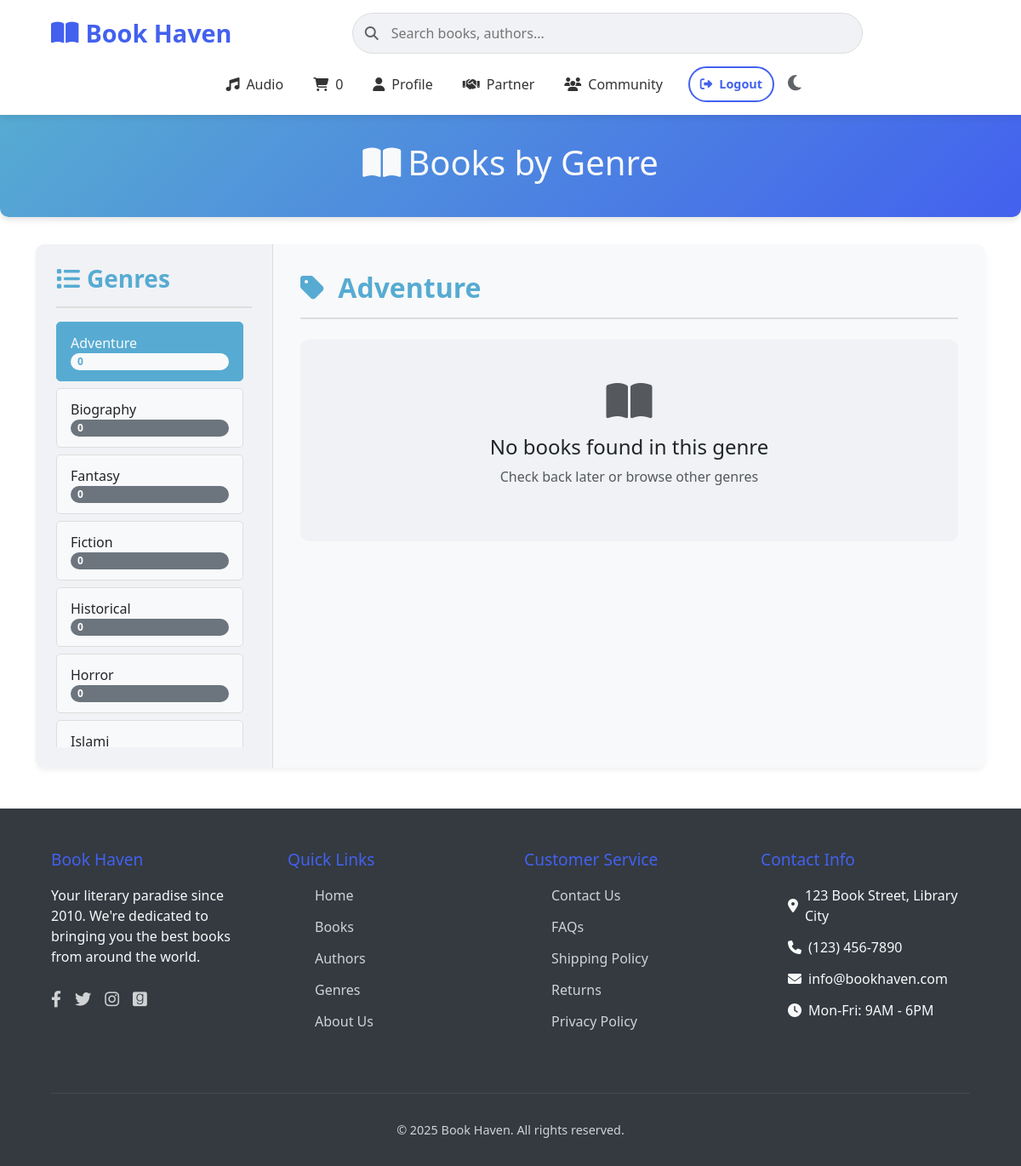
The page /php/genre_books.php?genre_id=12 (signed in) on the database its author committed.
### tables this page shows
CREATE TABLE `genres` (
  `genre_id` int(11) NOT NULL,
  `name` varchar(100) NOT NULL,
  `created_at` datetime DEFAULT current_timestamp(),
  `updated_at` datetime DEFAULT current_timestamp() ON UPDATE current_timestamp()
);

### php/genre_books.php (the view, shortened to what this page needs)
<?php
require_once '../db_connection.php';
$all_genres_query = "SELECT * FROM genres ORDER BY name";
$all_genres_result = mysqli_query($conn, $all_genres_query);
$genre_id = isset($_GET['genre_id']) ? (int)$_GET['genre_id'] : 0;
$genre_query = "SELECT * FROM genres WHERE genre_id = $genre_id";
$genre_result = mysqli_query($conn, $genre_query);
$genre = mysqli_fetch_assoc($genre_result);
$books_query = "SELECT b.*,
                GROUP_CONCAT(DISTINCT w.name SEPARATOR ', ') as writers,
                AVG(r.rating) as avg_rating
                FROM books b
                JOIN book_genres bg ON b.book_id = bg.book_id
                LEFT JOIN book_writers bw ON b.book_id = bw.book_id
                LEFT JOIN writers w ON bw.writer_id = w.writer_id
                LEFT JOIN reviews r ON b.book_id = r.book_id
                WHERE bg.genre_id = $genre_id
                GROUP BY b.book_id
                ORDER BY b.title";
$books_result = mysqli_query($conn, $books_query) or die(mysqli_error($conn));
?>
<!DOCTYPE html>
<html lang="en">
<head>
    <link href="https://cdn.jsdelivr.net/npm/bootstrap@5.3.0/dist/css/bootstrap.min.css" rel="stylesheet">
    <link rel="stylesheet" href="https://cdnjs.cloudflare.com/ajax/libs/font-awesome/6.4.0/css/all.min.css">
</head>
<body>
    <?php include_once("../header.php") ?>
    <section class="genre-header">
        <div class="container">
            <div class="row">
                <div class="col-12 text-center">
                    <h1><i class="fas fa-book-open me-2"></i>Books by Genre</h1>
                </div>
            </div>
        </div>
    </section>
    <div class="container mb-5">
        <div class="genre-container">
            <div class="row g-0">
                <div class="col-lg-3 genre-sidebar">
                    <h3><i class="fas fa-list me-2"></i>Genres</h3>
                    <div class="genre-list">
                        <?php if (mysqli_num_rows($all_genres_result) > 0): ?>
                            <?php while($g = mysqli_fetch_assoc($all_genres_result)): ?>
                                <a href="genre_books.php?genre_id=<?php echo $g['genre_id']; ?>"
                                   class="text-decoration-none">
                                    <div class="genre-item <?php echo ($g['genre_id'] == $genre_id) ? 'active' : ''; ?>">
                                        <span><?php echo htmlspecialchars($g['name']); ?></span>
                                        <span class="badge rounded-pill">
                                            <?php
                                                $count_query = "SELECT COUNT(*) as count FROM book_genres WHERE genre_id = ".$g['genre_id'];
                                                $count_result = mysqli_query($conn, $count_query);
                                                $count = mysqli_fetch_assoc($count_result);
                                                echo $count['count'];
                                            ?>
                                        </span>
                                    </div>
                                </a>
                            <?php endwhile; ?>
                        <?php else: ?>
                            <div class="alert alert-info">No genres found</div>
                        <?php endif; ?>
                    </div>
                </div>
                <div class="col-lg-9 genre-content">
                    <h2 class="genre-title">
                        <i class="fas fa-tag me-2"></i>
                        <?php echo htmlspecialchars($genre['name'] ?? 'Select a Genre'); ?>
                    </h2>
                    <?php if (mysqli_num_rows($books_result) > 0): ?>
                        <div class="row row-cols-2 row-cols-md-3 row-cols-lg-4 g-4">
                            <?php while($book = mysqli_fetch_assoc($books_result)):
                                $in_cart = false;
                                if (isset($_SESSION['user_id'])) {
                                    $user_id = $_SESSION['user_id'];
                                    $cart_query = "SELECT * FROM cart WHERE user_id = $user_id AND book_id = ".$book['book_id'];
                                    $cart_result = mysqli_query($conn, $cart_query);
                                    $in_cart = mysqli_num_rows($cart_result) > 0;
                                }
                                $rating = $book['avg_rating'] ? round($book['avg_rating'], 1) : 0;
                                $stars = str_repeat('<i class="fas fa-star"></i>', floor($rating));
                                if ($rating - floor($rating) >= 0.5) {
                                    $stars .= '<i class="fas fa-star-half-alt"></i>';
                                }
                                $stars .= str_repeat('<i class="far fa-star"></i>', 5 - ceil($rating));
                            ?>
                            <div class="col">
                                <div class="book-card card h-100">
                                    <div class="book-card-img-container">
                                        <a href="book_details.php?book_id=<?php echo $book['book_id']; ?>">
                                            <img src="/BookHeaven2.0/<?php echo htmlspecialchars($book['cover_image_url']); ?>"
                                                 class="book-card-img"
                                                 alt="<?php echo htmlspecialchars($book['title']); ?>">
                                        </a>
                                    </div>
                                    <div class="book-card-body">
                                        <h5 class="book-title">
                                            <a href="/BookHeaven2.0/php/book_details.php?book_id=<?php echo $book['book_id']; ?>"
                                               class="text-decoration-none text-dark">
                                                <?php echo htmlspecialchars($book['title']); ?>
                                            </a>
                                        </h5>
                                        <p class="book-writer">
                                            <i class="fas fa-user-edit me-1"></i>
                                            <?php echo htmlspecialchars($book['writers'] ?? 'Unknown Writer'); ?>
                                        </p>
                                        <div class="book-rating">
                                            <div class="rating-stars">
                                                <?php echo $stars; ?>
                                            </div>
                                            <span class="rating-value"><?php echo $rating > 0 ? $rating : 'No ratings'; ?></span>
                                        </div>
                                        <p class="book-price">৳<?php echo number_format($book['price'], 2); ?></p>
                                        <button class="btn btn-add-to-cart btn-primary <?php echo $in_cart ? 'disabled' : ''; ?>"
                                                data-book-id="<?php echo $book['book_id']; ?>">
                                            <i class="fas <?php echo $in_cart ? 'fa-check' : 'fa-cart-plus'; ?> me-2"></i>
                                            <?php echo $in_cart ? 'Added to Cart' : 'Add to Cart'; ?>
                                        </button>
                                    </div>
                                </div>
                            </div>
                            <?php endwhile; ?>
                        </div>
                    <?php else: ?>
                        <div class="no-books">
                            <i class="fas fa-book-open fa-3x mb-3 text-muted"></i>
                            <h4>No books found in this genre</h4>
                            <p class="text-muted">Check back later or browse other genres</p>
                        </div>
                    <?php endif; ?>
                </div>
            </div>
        </div>
    </div>
    <?php include_once ("../footer.php"); ?>
</body>
</html>

### php/genre_books.php (style rules this page uses)
:root { --primary-color: #57abd2; --secondary-color: #f8f5fc; --accent-color: rgb(223, 219, 227); --text-color: #333; --light-purple: #e6d9f2; --dark-text: #212529; --light-text: #f8f9fa; --card-bg: #f8f9fa; --aside-bg: #f0f2f5; --nav-hover: #e0e0e0; --border-color: #dee2e6; --footer-bg: #343a40; --footer-text: #f8f9fa; --badge-bg: #6c757d; --badge-text: #ffffff; }
body { font-family: "Nunito", sans-serif; color: var(--dark-text); background-color: var(--secondary-color); transition: background-color 0.3s, color 0.3s; }
.genre-header { background: linear-gradient(135deg, var(--primary-color) 0%, var(--accent-color) 100%); color: var(--light-text); padding: 2rem 0; margin-bottom: 2rem; border-radius: 0 0 10px 10px; box-shadow: 0 4px 6px rgba(0, 0, 0, 0.1); transition: background 0.3s; }
.genre-container { background: var(--card-bg); border-radius: 10px; box-shadow: 0 4px 6px rgba(0, 0, 0, 0.05); overflow: hidden; margin-bottom: 3rem; transition: background-color 0.3s; }
.genre-sidebar { background: var(--aside-bg); padding: 1.5rem; height: 100%; border-right: 1px solid var(--border-color); transition: background-color 0.3s, border-color 0.3s; }
.genre-sidebar h3 { color: var(--primary-color); padding-bottom: 1rem; margin-bottom: 1rem; border-bottom: 2px solid var(--border-color); font-weight: 700; transition: color 0.3s, border-color 0.3s; }
.genre-list { max-height: 500px; overflow-y: auto; padding-right: 10px; }
.genre-item { display: block; padding: 0.75rem 1rem; margin-bottom: 0.5rem; border-radius: 5px; transition: all 0.3s ease; cursor: pointer; color: var(--dark-text); background-color: var(--card-bg); border: 1px solid var(--border-color); transition: background-color 0.3s, color 0.3s, border-color 0.3s; }
.genre-item > span { display: flex; justify-content: space-between; align-items: center; }
.genre-item .badge { background-color: var(--badge-bg); color: var(--badge-text) !important; padding: 0.25rem 0.5rem; border-radius: 0.25rem; font-size: 0.75rem; font-weight: 600; transition: background-color 0.3s; }
.genre-item.active { background-color: var(--primary-color); color: var(--light-text); border-color: var(--primary-color); }
.genre-item.active .badge { background-color: var(--light-text); color: var(--primary-color) !important; }
.genre-content { padding: 2rem; background-color: var(--card-bg); transition: background-color 0.3s; }
.genre-title { color: var(--primary-color); margin-bottom: 1.5rem; padding-bottom: 1rem; border-bottom: 2px solid var(--border-color); font-weight: 700; transition: color 0.3s, border-color 0.3s; }
.no-books { text-align: center; padding: 3rem; background-color: var(--aside-bg); border-radius: 10px; color: var(--dark-text); transition: background-color 0.3s, color 0.3s; }

### header.php (style rules this page uses)
:root { --bg-color: #ffffff; --text-color: #333333; --accent-color: #4361ee; --search-bg: #f0f2f5; --border-color: #dddddd; --icon-color: #5f6368; --shadow: 0 2px 10px rgba(0, 0, 0, 0.1); }
* { margin: 0; padding: 0; box-sizing: border-box; transition: background 0.3s, color 0.3s; }
body { font-family: "Segoe UI", Tahoma, Geneva, Verdana, sans-serif; background-color: var(--bg-color); color: var(--text-color); }

### rows shown on the page
genres: name "Adventure", count "0"
genres: name "Biography", count "0"
genres: name "Fantasy", count "0"
genres: name "Fiction", count "0"
genres: name "Historical", count "0"
genres: name "Horror", count "0"
genres: name "Islami"

### other values the page prints
$cart_count "0"
